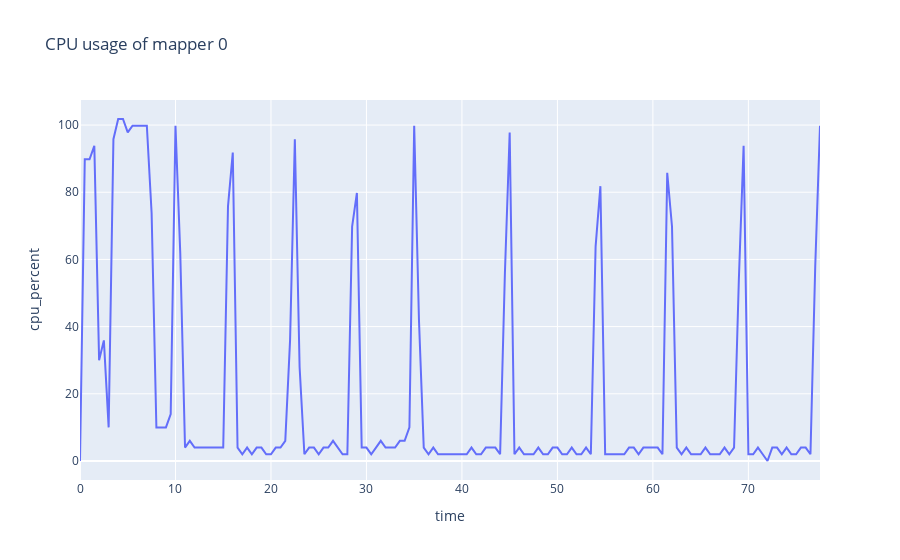

The notebook cell saved with this chart:
### Code cell
cpu_fig.show()

### Figure 1 — Plotly figure (JSON) as saved in the notebook; plotly's stock layout.template omitted (floating-point values rounded to 4 significant figures; data arrays with more than 128 entries replaced by an {"elided": "..."} marker saying what was removed)
{"data": [{"hovertemplate": "time=%{x}<br>cpu_percent=%{y}<extra></extra>", "legendgroup": "", "line": {"color": "#636efa", "dash": "solid"}, "marker": {"symbol": "circle"}, "mode": "lines", "name": "", "orientation": "v", "showlegend": false, "type": "scatter", "x": {"elided": "156 float values"}, "xaxis": "x", "y": {"elided": "156 float values"}, "yaxis": "y"}], "layout": {"legend": {"tracegroupgap": 0}, "title": {"text": "CPU usage of mapper 0"}, "xaxis": {"anchor": "y", "domain": [0, 1], "title": {"text": "time"}}, "yaxis": {"anchor": "x", "domain": [0, 1], "title": {"text": "cpu_percent"}}}}
